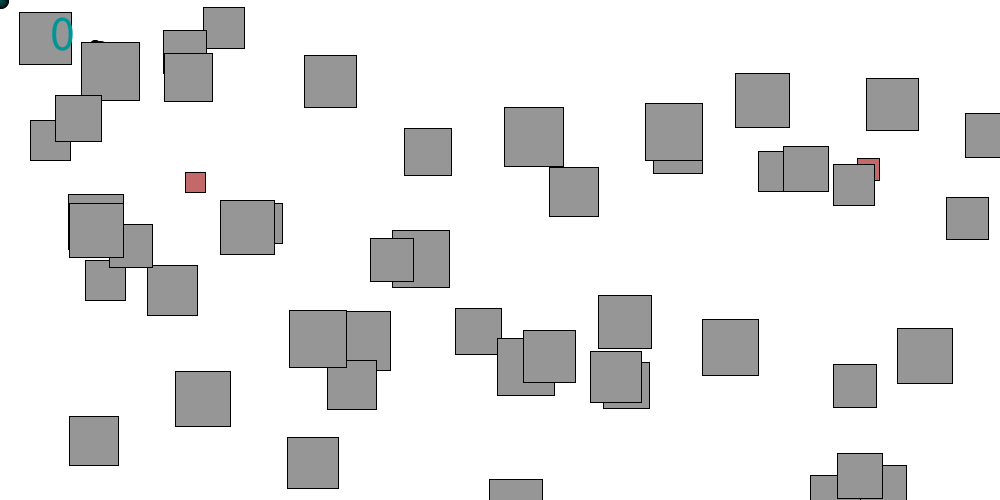
Frame 1 (no input)
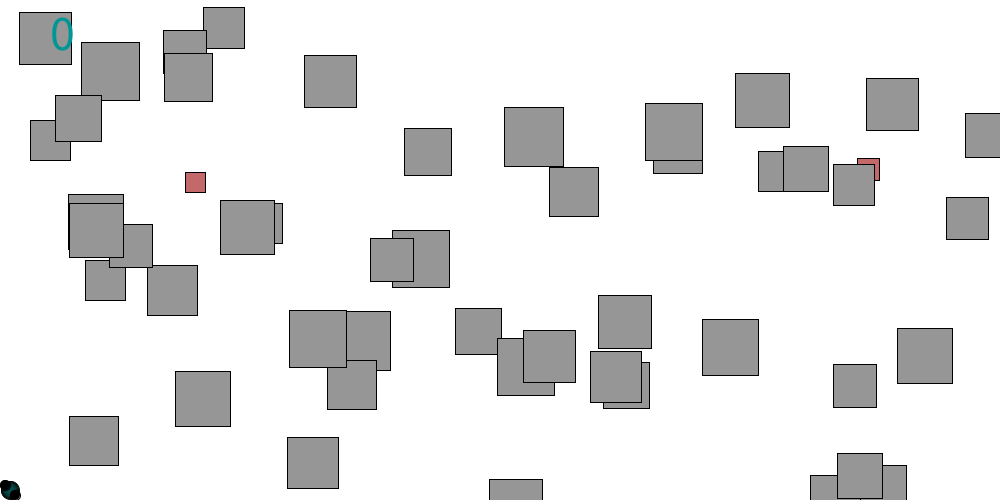
Frame 60 (the mouse pressed at the canvas centre just before this capture)
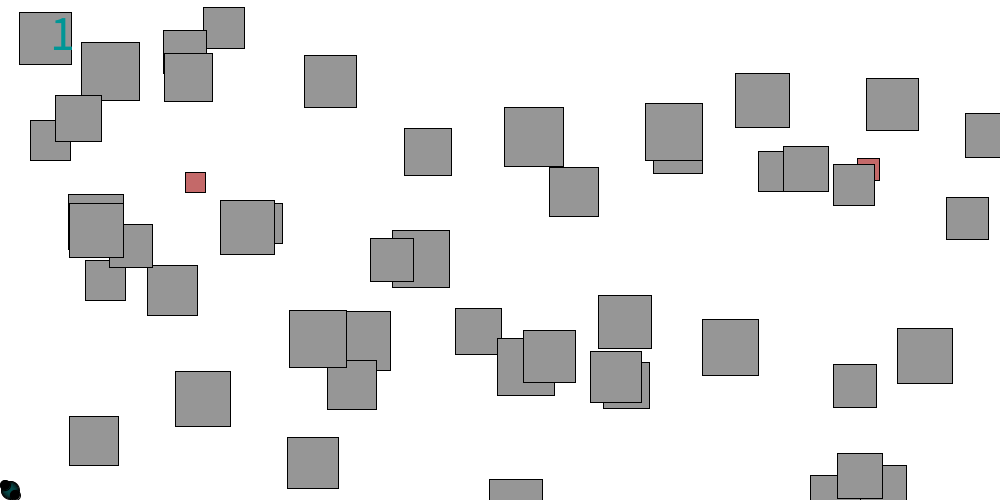
Frame 120 (the mouse held since frame 60 and released just before this capture)

The Processing sketch that drew these frames (run headless with seeded random() and noise(); from frame 60 on, the mouse is pressed at the canvas centre):

// Processing sketch: game2
// ── game2.pde

Ball ball=new Ball(20,5);
int times =50+(10*ball.w);
Block ob[]=new Block[times];
void setup(){
  ellipseMode(CENTER);
  size(1000,500);
  maps();
    
  
  
}
int click,clock=0;
void draw(){
  
  background(255);
  ball.move();
  for(int i=0;i<times;i++){
    ob[i].show();
    ball.bounce(ob[i].x,ob[i].y,ob[i].s,ob[i].pow);
  }
  
  if(ball.speed==0 && ball.w !=2){
    over();
    if(key=='o') {
      ball.speed=5;
      maps();
    }
  }
  
  click++;
  if(click==120 && ball.w!=2){
    clock++;
    click=0;
    
  }
  if(ball.speed != 0 && ball.w !=2 )printtime(clock);
  if(ball.w == 2){
    win(clock);
    ball.speed=0;
    if(click==120*5)exit();
  }
}

void maps(){
  for(int i=0;i<times;i++){
    ob[i] = new Block();
    if(i%29 ==0 )ob[i] = new Block(true);
  }
}

void printtime(int c){
  
  fill(0,150,150);
  textSize(50);
  text(c,50,50);
}
// ── BG.pde
void over(){
    fill(0);
    textSize(100);
    text("GAME OVER !!",width/2-300,height/2+200);
    
}

void win(int t){
    fill(0);
    textSize(50);
    text("YOU WIN !! take " + t + " sec",width/2-250,height/2+200);

}
// ── Ball.pde
class Ball{

  int x[];
  int y[];
  int t,speed,speedx,speedy;
  int w=0;
  Ball(){
    t=50;
    x=new int[t];
    y=new int[t];
    x[t-1]=100;
    y[t-1]=height/2;
    speed=3;
  }
  
  Ball(int t,int s){
    this.t=t;
    x=new int[t];
    y=new int[t];
    x[t-1]=100;
    y[t-1]=height/2;
    speed=s;
  }
  
  void move(){
    

    for(int i=0;i<t-1;i++){
      x[i]=x[i+1];
      y[i]=y[i+1];
      
      fill(0,155,155,i);
      //stroke(150);
      ellipse(x[i],y[i],i,i);
    }
    
    fill(0,0,0,255);
    ellipse(x[t-1]-t/4,y[t-1]-t/4,t/2,t/2);
    ellipse(x[t-1]+t/4,y[t-1]+t/4,t/2,t/2);
    x[t-1]+=speedx;
    y[t-1]+=speedy;
    
    if(key=='d'){
      speedx=speed; 
      speedy=0;
    }
    if(key=='s'){
      speedy=speed;
      speedx=0;
    }
    if(key=='a'){
      speedx=-speed;
      speedy=0;
    }
    if(key=='w'){
      speedy=-speed;
      speedx=0;
    }
    
    if(y[t-1]>height+t/2) y[t-1]=t/2;
    if(y[t-1]<t/2) y[t-1]=height-t/2;
    
    if(x[t-1]>width+t/2){
      x[t-1]=t/2;
      w++;
      maps();;   } // do more 
    
    if(x[t-1]<t/2) x[t-1]=t/2;
    
  }
  
  void bounce(int xo ,int yo , int so,boolean p){
    if(x[t-1]+t/2 > xo && x[t-1]-t/2 < xo+so && y[t-1]+t/2 > yo && y[t-1]-t/2 < yo+so && p==false) {
      
      x[t-1]=xo-t/2;
      y[t-1]=yo-t/2;
      if(speed!=0)speed--;
      
    }
    
    if(x[t-1]+t/2 > xo && x[t-1]-t/2 < xo+so && y[t-1]+t/2 > yo && y[t-1]-t/2 < yo+so && p==true) {
      
      speed++;
      
    }
  }
}
// ── Block.pde
class Block{
  
  int s;
  int x;
  int y;
  boolean pow=false;
  Block(){
    s=(int)random(40,60);
    x=(int)random(0,width);
    y=(int)random(0,height);
    
  }
  
  Block(boolean p){
    s=(int)random(20,30);
    x=(int)random(0,width);
    y=(int)random(0,height);
    pow=p;
  }
  void show(){
    if(!pow)fill(150);
    else fill(155,0,0,150);
    rect(x,y,s,s);
  }
}
